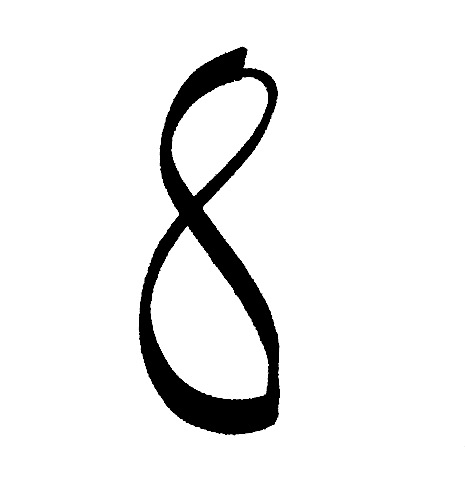
#> input picture numbers/8_m.jpg, 465 x 488 px
$ python image_as_array.py
#> lines starting #> are read from the running program, lines starting #| are printed output that depends on the picture
def imageAsArray(imagePath):
#> called with imagePath = 'numbers/8_m.jpg'
    import numpy as np
    import cv2

    image = cv2.imread(imagePath, cv2.IMREAD_GRAYSCALE)
#> image is the input picture: shape (488, 465); min 0, max 255, mean 236.6
    image = cv2.bitwise_not(image)
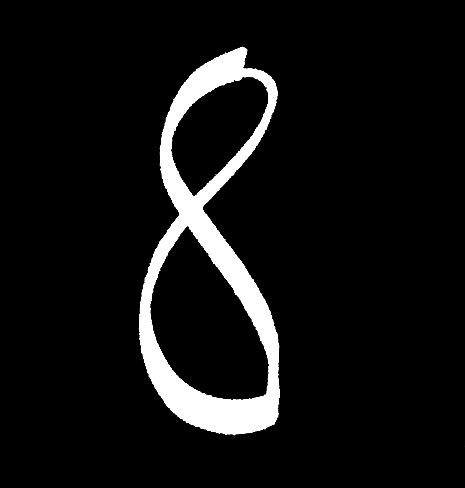
#> image: shape (488, 465); min 0, max 255, mean 18.4
    image = cv2.resize(image, (28, 28))
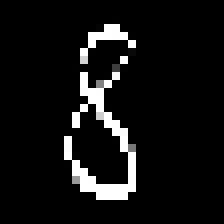
#> image: shape (28, 28) (shown 8 times larger); min 0, max 255, mean 18.7
    image = image.astype('float32') / 255

    return np.reshape(image, (784, 1))

bin = imageAsArray('numbers/8_m.jpg')
#> bin = 784 values, max 1 at index 97, min 0 at index 0, mean 0.0733

import matplotlib.cm as cm
import matplotlib.pyplot as plt

plt.imshow(bin.reshape((28, 28)), cmap=cm.Greys_r)
plt.show()

$ run again, with numbers/1.jpg copied over numbers/8_m.jpg
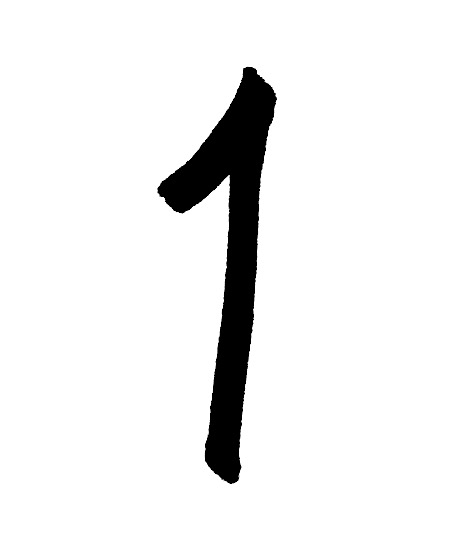
#> input picture numbers/1.jpg, 461 x 542 px
#> in imageAsArray, image is the input picture: shape (542, 461); min 0, max 255, mean 237.9
#> in imageAsArray, `image = cv2.bitwise_not(image)`:
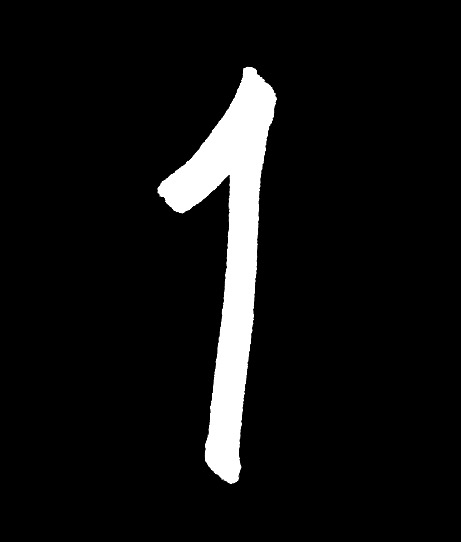
#> image: shape (542, 461); min 0, max 255, mean 17.1
#> in imageAsArray, `image = cv2.resize(image, (28, 28))`:
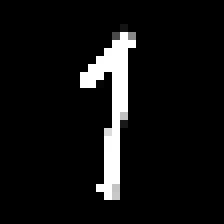
#> image: shape (28, 28) (shown 8 times larger); min 0, max 255, mean 17.3
#> bin = 784 values, max 1 at index 127, min 0 at index 0, mean 0.0678

$ run again, with numbers/2.jpg copied over numbers/8_m.jpg
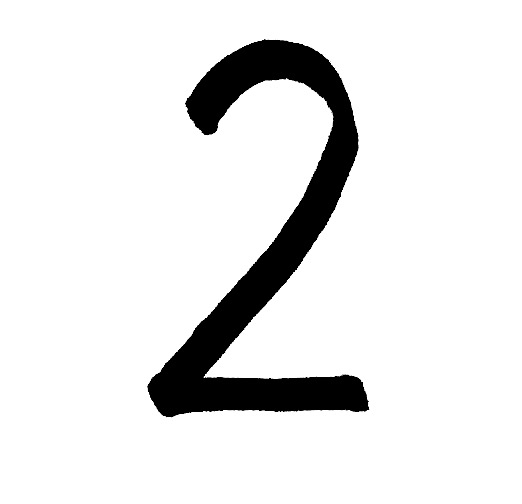
#> input picture numbers/2.jpg, 522 x 504 px
#> in imageAsArray, image is the input picture: shape (504, 522); min 0, max 255, mean 230.5
#> in imageAsArray, `image = cv2.bitwise_not(image)`:
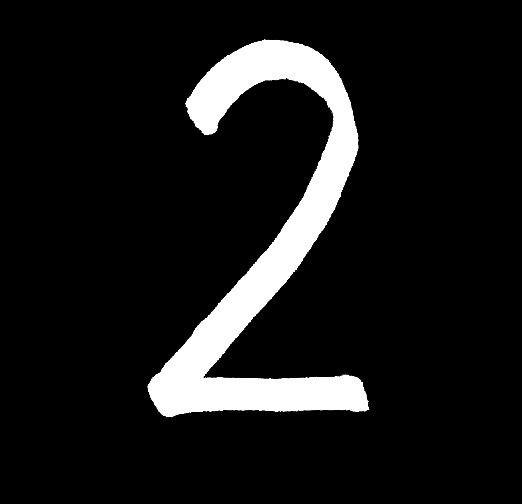
#> image: shape (504, 522); min 0, max 255, mean 24.5
#> in imageAsArray, `image = cv2.resize(image, (28, 28))`:
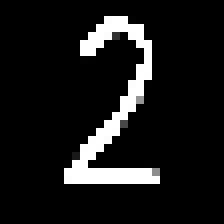
#> image: shape (28, 28) (shown 8 times larger); min 0, max 255, mean 24.9
#> bin = 784 values, max 1 at index 70, min 0 at index 0, mean 0.0978

$ run again, with numbers/4.jpg copied over numbers/8_m.jpg
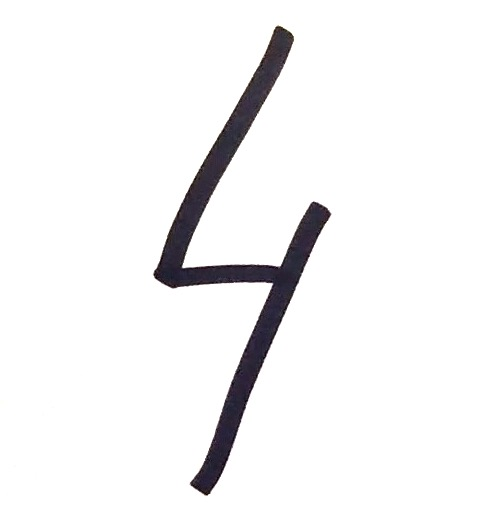
#> input picture numbers/4.jpg, 495 x 528 px
#> in imageAsArray, `image = cv2.bitwise_not(image)`:
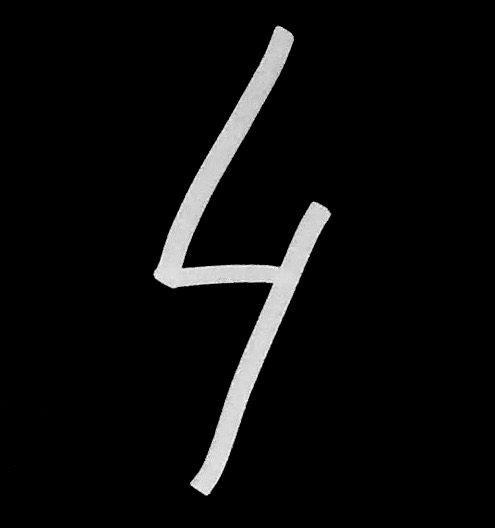
#> image: shape (528, 495); min 0, max 255, mean 12.1
#> in imageAsArray, `image = cv2.resize(image, (28, 28))`:
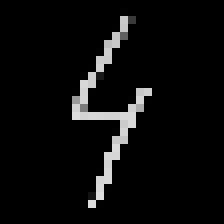
#> image: shape (28, 28) (shown 8 times larger); min 0, max 221, mean 12.1
#> bin = 784 values, max 0.867 at index 401, min 0 at index 0, mean 0.0473
